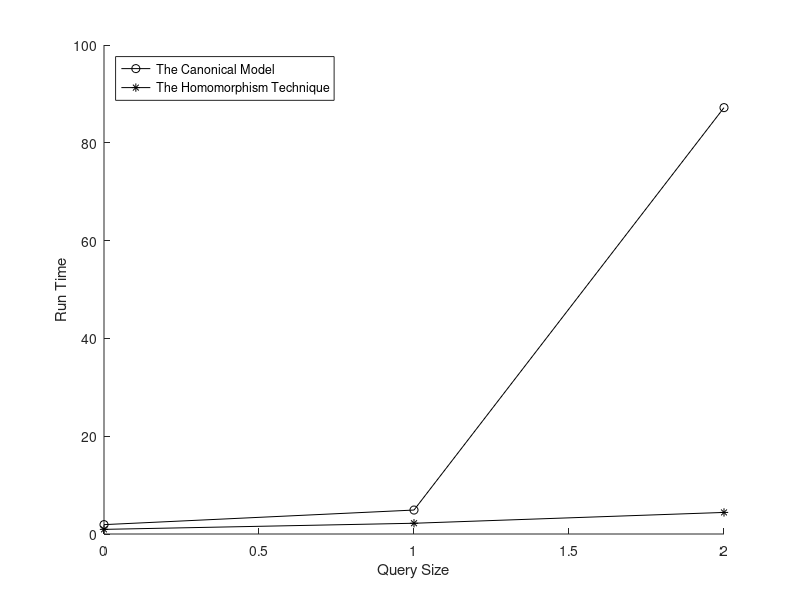

Here is the MATLAB script that generated this plot:
format long
A = [
	0	1.915200	0.947500;
	1	4.899100	2.197400;
	2	87.192100	4.411600;
];

hold on
f = plot(A(:,1), A(:,2), 'k-o');
f = plot(A(:,1), A(:,3), 'k-*');
hold off
xlabel('Query Size')
ylabel('Run Time')
legend('The Canonical Model', 'The Homomorphism Technique', 'Location', 'northwest')
saveas(f, '../img/DescendantBranchRank2Graph.png');
